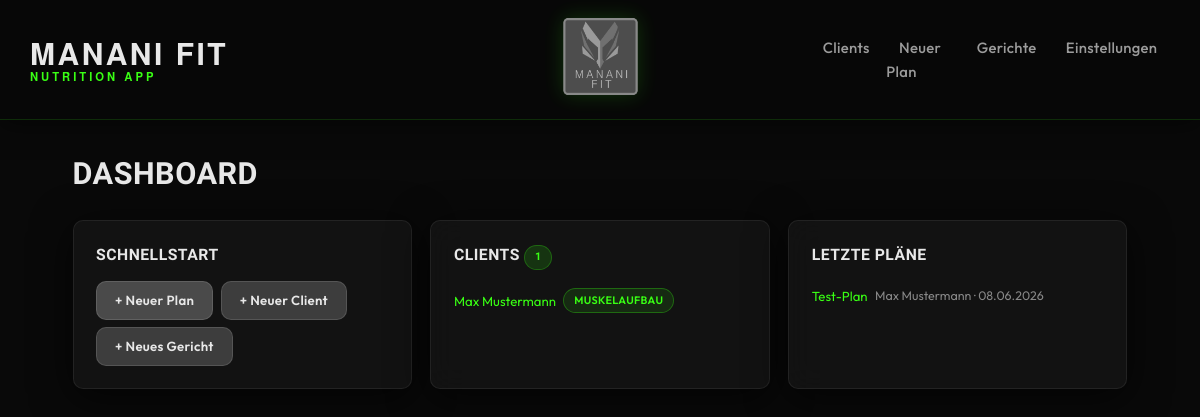
Before: / with the older database file.
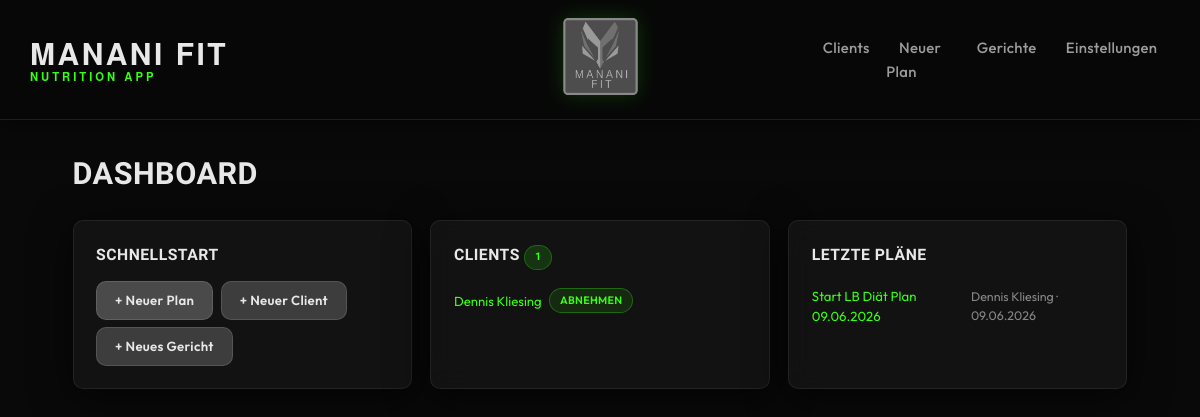
After: the same page with the newer database file.
### models.py (models this page shows, shortened)
class Client(db.Model):
    __tablename__ = "clients"
    __allow_unmapped__ = True
    id: int = db.Column(db.Integer, primary_key=True)
    name: str = db.Column(db.String(120), nullable=False)
    email: str | None = db.Column(db.String(200))
    phone: str | None = db.Column(db.String(50))
    birthdate: date | None = db.Column(db.Date)
    gender: str | None = db.Column(db.String(20))
    weight_kg: float | None = db.Column(db.Float)
    height_cm: float | None = db.Column(db.Float)
    goal: str = db.Column(db.String(30), nullable=False, default="Halten")
    restrictions_text: str | None = db.Column(db.Text)
    restriction_tags: str = db.Column(db.Text, default="[]")
    created_at: datetime = db.Column(db.DateTime, default=datetime.utcnow)
    updated_at: datetime = db.Column(
        db.DateTime, default=datetime.utcnow, onupdate=datetime.utcnow
    )
    is_archived: bool = db.Column(db.Boolean, default=False)
    plans = db.relationship("MealPlan", back_populates="client", lazy="dynamic")

class MealPlan(db.Model):
    __tablename__ = "meal_plans"
    __allow_unmapped__ = True
    id: int = db.Column(db.Integer, primary_key=True)
    client_id: int = db.Column(db.Integer, db.ForeignKey("clients.id"), nullable=False)
    name: str = db.Column(db.String(200), nullable=False)
    date_created: datetime = db.Column(db.DateTime, default=datetime.utcnow)
    date_modified: datetime = db.Column(
        db.DateTime, default=datetime.utcnow, onupdate=datetime.utcnow
    )
    kcal_target: int = db.Column(db.Integer, nullable=False)
    n_meals: int = db.Column(db.Integer, nullable=False, default=3)
    goal: str = db.Column(db.String(30), nullable=False)
    notes: str | None = db.Column(db.Text)
    status: str = db.Column(db.String(10), default="draft")
    include_supplements: bool = db.Column(db.Boolean, default=False)
    client = db.relationship("Client", back_populates="plans")
    meal_slots = db.relationship(
        "MealSlot",
        back_populates="plan",
        order_by="MealSlot.position",
        cascade="all, delete-orphan",
    )

### app.py (the view)
    @app.route("/")
    def index():
        clients = Client.query.filter_by(is_archived=False).order_by(Client.name).all()
        recent_plans = (
            MealPlan.query.order_by(MealPlan.date_created.desc()).limit(5).all()
        )
        return render_template(
            "index.html", clients=clients, recent_plans=recent_plans
        )

### templates/index.html (shortened to what this page needs)
{% extends "base.html" %}
{% block content %}
<div class="page-header">
  <h1>Dashboard</h1>
</div>
<div class="dashboard-grid">
  <section class="card">
    <h2>Schnellstart</h2>
    <div class="quick-actions">
      <a href="{{ url_for('plans_new') }}" class="btn btn--primary">+ Neuer Plan</a>
      <a href="{{ url_for('clients_new') }}" class="btn btn--secondary">+ Neuer Client</a>
      <a href="{{ url_for('dishes_new') }}" class="btn btn--secondary">+ Neues Gericht</a>
    </div>
  </section>
  <section class="card">
    <h2>Clients <span class="badge">{{ clients|length }}</span></h2>
    {% if clients %}
      <ul class="list-plain">
        {% for c in clients[:8] %}
          <li><a href="{{ url_for('clients_detail', client_id=c.id) }}">{{ c.name }}</a>
            <span class="tag tag--{{ c.goal|lower|replace(' ', '-') }}">{{ c.goal }}</span>
          </li>
        {% endfor %}
      </ul>
    {% else %}
      <p class="empty-hint">Noch keine Clients angelegt.</p>
    {% endif %}
  </section>
  <section class="card">
    <h2>Letzte Pläne</h2>
    {% if recent_plans %}
      <ul class="list-plain">
        {% for p in recent_plans %}
          <li>
            <a href="{{ url_for('plans_edit', plan_id=p.id) }}">{{ p.name }}</a>
            <span class="hint">{{ p.client.name }} · {{ p.date_created.strftime('%d.%m.%Y') }}</span>
          </li>
        {% endfor %}
      </ul>
    {% else %}
      <p class="empty-hint">Noch keine Pläne erstellt.</p>
    {% endif %}
  </section>
</div>
{% endblock %}

Changed rows visible on the page:
removed Client: name "Max Mustermann", goal "MUSKELAUFBAU"
removed MealPlan: name "Test-Plan", client.name "Max Mustermann", date_created "08.06.2026"
added Client: name "Dennis Kliesing", goal "ABNEHMEN"
added MealPlan: name "Start LB Diät Plan 09.06.2026", client.name "Dennis Kliesing", date_created "09.06.2026"
